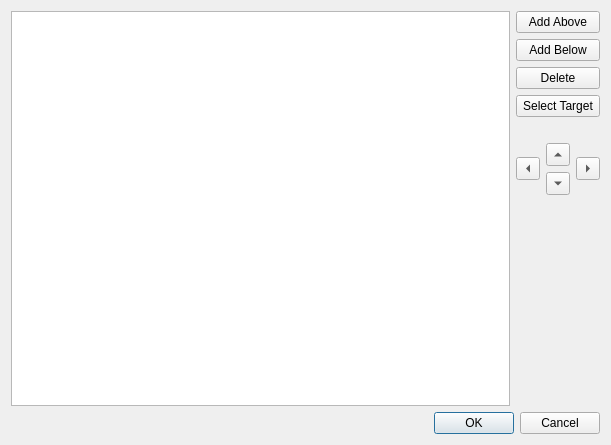
<?xml version="1.0" encoding="UTF-8"?>
<ui version="4.0">
 <class>EditTOC</class>
 <widget class="QDialog" name="EditTOC">
  <property name="geometry">
   <rect>
    <x>0</x>
    <y>0</y>
    <width>611</width>
    <height>445</height>
   </rect>
  </property>
  <property name="windowTitle">
   <string>Edit Table Of Contents</string>
  </property>
  <layout class="QVBoxLayout" name="verticalLayout">
   <item>
    <layout class="QHBoxLayout" name="horizontalLayout">
     <item>
      <widget class="QTreeView" name="TOCTree">
       <property name="sizePolicy">
        <sizepolicy hsizetype="Expanding" vsizetype="Expanding">
         <horstretch>1</horstretch>
         <verstretch>1</verstretch>
        </sizepolicy>
       </property>
       <property name="tabKeyNavigation">
        <bool>false</bool>
       </property>
       <property name="showDropIndicator" stdset="0">
        <bool>false</bool>
       </property>
       <property name="dragEnabled">
        <bool>false</bool>
       </property>
       <property name="alternatingRowColors">
        <bool>true</bool>
       </property>
       <property name="indentation">
        <number>15</number>
       </property>
       <property name="uniformRowHeights">
        <bool>true</bool>
       </property>
      </widget>
     </item>
     <item>
      <layout class="QVBoxLayout" name="verticalLayout_2">
       <item>
        <widget class="QPushButton" name="AddEntryAbove">
         <property name="toolTip">
          <string>Insert a blank entry above the currently selected entry.</string>
         </property>
         <property name="text">
          <string>Add Above</string>
         </property>
        </widget>
       </item>
       <item>
        <widget class="QPushButton" name="AddEntryBelow">
         <property name="toolTip">
          <string>Add a blank entry below the currently selected entry.</string>
         </property>
         <property name="text">
          <string>Add Below</string>
         </property>
        </widget>
       </item>
       <item>
        <widget class="QPushButton" name="DeleteEntry">
         <property name="toolTip">
          <string>Delete the selected TOC entry</string>
         </property>
         <property name="text">
          <string>Delete</string>
         </property>
        </widget>
       </item>
       <item>
        <widget class="QPushButton" name="SelectTarget">
         <property name="toolTip">
          <string>Set the destination of the TOC entry from a list of valid targets in the book.</string>
         </property>
         <property name="text">
          <string>Select Target</string>
         </property>
        </widget>
       </item>
       <item>
        <spacer name="verticalSpacer_2">
         <property name="orientation">
          <enum>Qt::Vertical</enum>
         </property>
         <property name="sizeType">
          <enum>QSizePolicy::Fixed</enum>
         </property>
         <property name="sizeHint" stdset="0">
          <size>
           <width>20</width>
           <height>20</height>
          </size>
         </property>
        </spacer>
       </item>
       <item>
        <layout class="QHBoxLayout" name="horizontalLayout_2">
         <item>
          <widget class="QToolButton" name="MoveLeft">
           <property name="toolTip">
            <string>Decrease the heading level of the selected entry.
You can also use the left arrow key.</string>
           </property>
           <property name="text">
            <string/>
           </property>
           <property name="arrowType">
            <enum>Qt::LeftArrow</enum>
           </property>
          </widget>
         </item>
         <item>
          <layout class="QVBoxLayout" name="verticalLayout_3">
           <item>
            <widget class="QToolButton" name="MoveUp">
             <property name="text">
              <string>...</string>
             </property>
             <property name="arrowType">
              <enum>Qt::UpArrow</enum>
             </property>
            </widget>
           </item>
           <item>
            <widget class="QToolButton" name="MoveDown">
             <property name="text">
              <string>...</string>
             </property>
             <property name="arrowType">
              <enum>Qt::DownArrow</enum>
             </property>
            </widget>
           </item>
          </layout>
         </item>
         <item>
          <widget class="QToolButton" name="MoveRight">
           <property name="toolTip">
            <string>Increase the heading level of the selected entry.
You can also use the right arrow key.</string>
           </property>
           <property name="text">
            <string/>
           </property>
           <property name="arrowType">
            <enum>Qt::RightArrow</enum>
           </property>
          </widget>
         </item>
        </layout>
       </item>
       <item>
        <spacer name="verticalSpacer">
         <property name="orientation">
          <enum>Qt::Vertical</enum>
         </property>
         <property name="sizeHint" stdset="0">
          <size>
           <width>20</width>
           <height>40</height>
          </size>
         </property>
        </spacer>
       </item>
      </layout>
     </item>
    </layout>
   </item>
   <item>
    <widget class="QDialogButtonBox" name="buttonBox">
     <property name="orientation">
      <enum>Qt::Horizontal</enum>
     </property>
     <property name="standardButtons">
      <set>QDialogButtonBox::Cancel|QDialogButtonBox::Ok</set>
     </property>
     <property name="centerButtons">
      <bool>false</bool>
     </property>
    </widget>
   </item>
  </layout>
 </widget>
 <resources/>
 <connections>
  <connection>
   <sender>buttonBox</sender>
   <signal>accepted()</signal>
   <receiver>EditTOC</receiver>
   <slot>accept()</slot>
   <hints>
    <hint type="sourcelabel">
     <x>248</x>
     <y>254</y>
    </hint>
    <hint type="destinationlabel">
     <x>157</x>
     <y>274</y>
    </hint>
   </hints>
  </connection>
  <connection>
   <sender>buttonBox</sender>
   <signal>rejected()</signal>
   <receiver>EditTOC</receiver>
   <slot>reject()</slot>
   <hints>
    <hint type="sourcelabel">
     <x>316</x>
     <y>260</y>
    </hint>
    <hint type="destinationlabel">
     <x>286</x>
     <y>274</y>
    </hint>
   </hints>
  </connection>
 </connections>
</ui>
